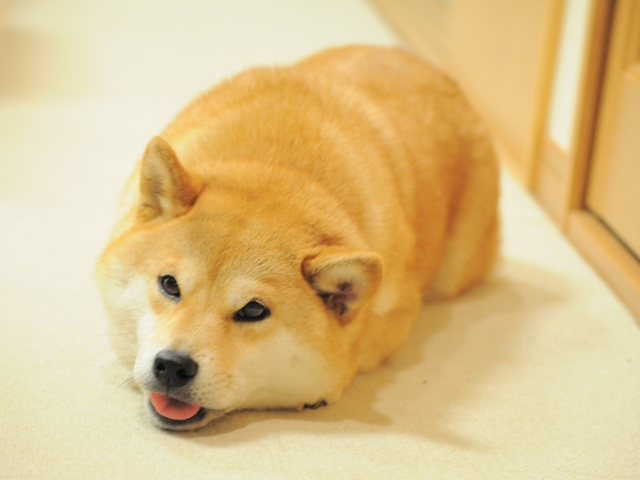
#> input picture demo 20 - video (cv2)/3 - arithmetic operations/dog.jpg, 640 x 480 px
$ python demo_weightedsum_ver2.py
#> lines starting #> are read from the running program, lines starting #| are printed output that depends on the picture
# demo_weightedsum.py

import cv2
import numpy as np

img1 = cv2.imread('dog.jpg', 1)
#> img1 is the input picture: shape (480, 640, 3); mean B, G, R 136.4, 192.4, 220.8
img2 = cv2.imread('cat.jpg', 1)
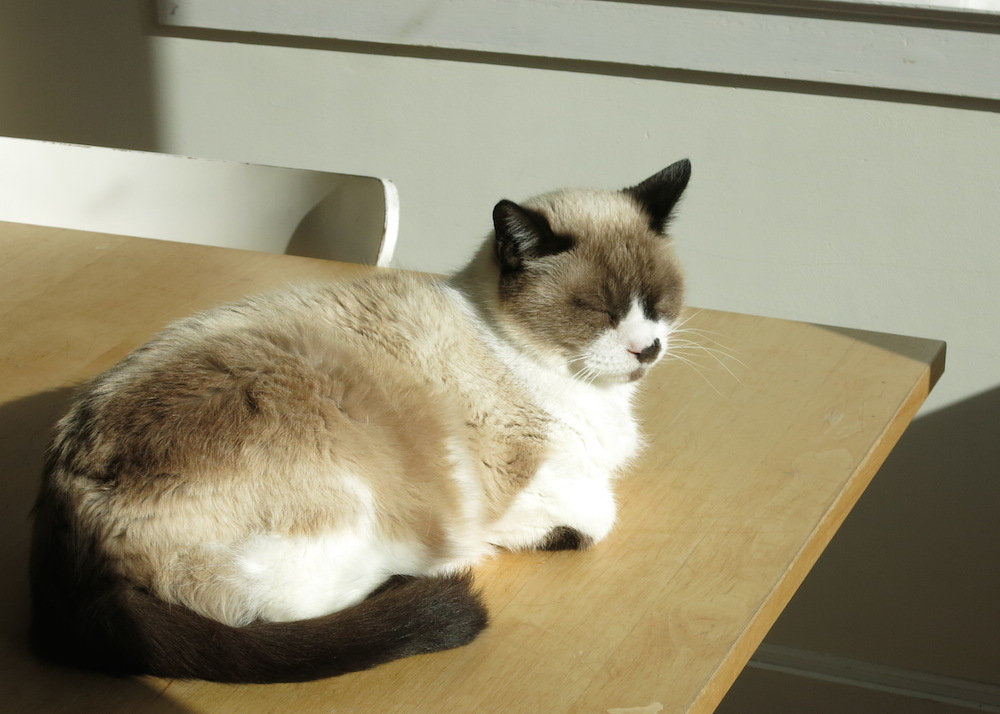
#> input picture demo 20 - video (cv2)/3 - arithmetic operations/cat.jpg, 1000 x 714 px
#> img2 is the input picture: shape (714, 1000, 3); mean B, G, R 115.7, 142.3, 149.8

print(img1.shape)
#| (480, 640, 3)
print(img2.shape)
#| (714, 1000, 3)

img2 = img2[0:img1.shape[0], 0:img1.shape[1], :]
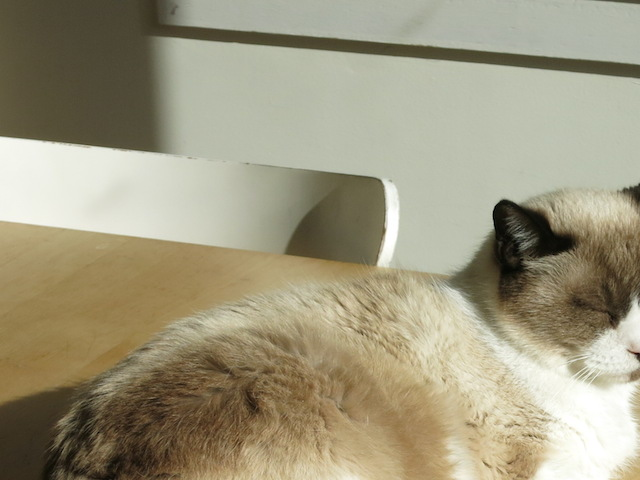
#> img2: shape (480, 640, 3); mean B, G, R 127.2, 152.3, 159
print(img2.shape)
#| (480, 640, 3)

# quit()

cv2.imshow('Weighted image', img1)

print('Switch to image window. Then press any key to continue.')

cv2.waitKey(0)   # Wait for key press

N = 100
for i in range(N):
    y = cv2.addWeighted(img1, 1-i/(N-1), img2, i/(N-1), 0)
    # y : weighted sum of two images
    cv2.imshow('Weighted image', y)
    cv2.waitKey(int(2000.0/N))   # 1 second for total loop

cv2.destroyAllWindows()
